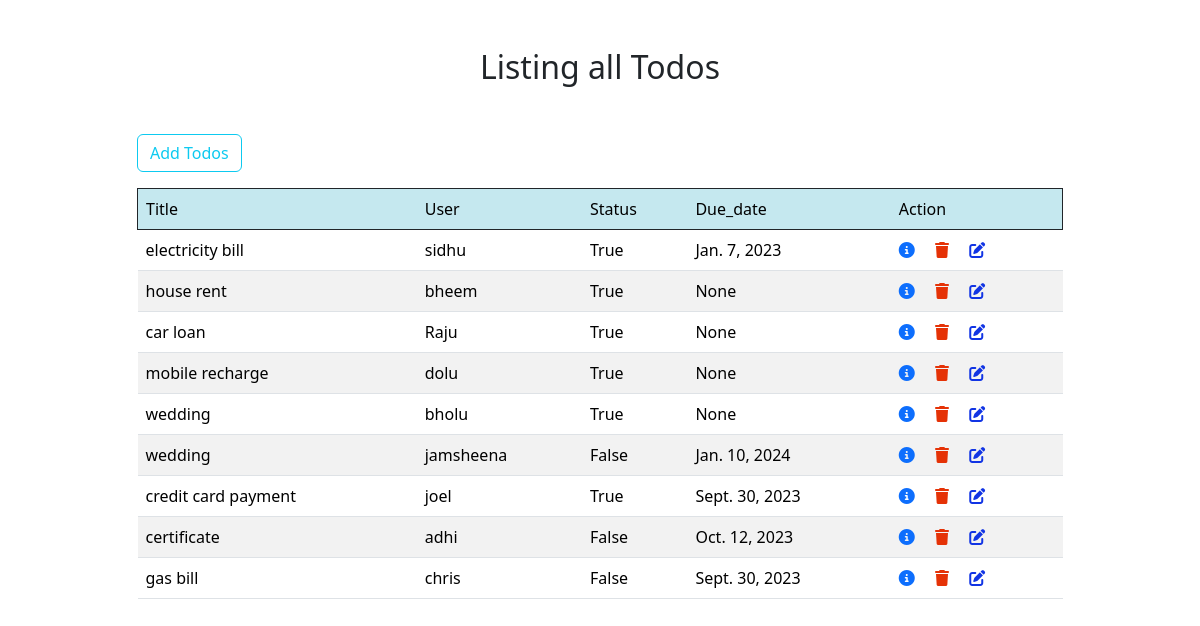
Page /todos/all on the committed database.
### task/models.py (models this page shows, shortened)
class Todos(models.Model):
    title=models.CharField(max_length=200)
    user=models.CharField(max_length=200)
    status=models.BooleanField(default=False)
    created_date=models.DateTimeField(auto_now_add=True,null=True)
    due_date=models.DateField(null=True)

### task/views.py (the view)
# urls.py: path('todos/all',TodoListView.as_view(),name="todo-list"),
class TodoListView(View):
    def get(self,request,*args,**kwargs):
        qs=Todos.objects.all()
        return render(request,"todo_list.html",{"todos":qs})

### task/templates/todo_list.html (shortened to what this page needs)
<!DOCTYPE html>
<html lang="en">
<head>
    <link href="https://cdn.jsdelivr.net/npm/bootstrap@5.3.2/dist/css/bootstrap.min.css" rel="stylesheet">
</head>
<body>
    <div class="container">
        <div class="row mt-5 ">
            <h2 class="text-center mb-5">Listing all Todos</h2>
            <div class="col-1"></div>
            <div class="col-10 ">
                <table class="table table-striped table-hover">
                    <tr class="table table-info border border-dark">
                        <td>Title</td>
                        <td>User</td>
                        <td>Status</td>
                        <td>Due_date</td>
                        <td>Action</td>
                    </tr>
                    {%for todo in todos%}
                    <tr>
                        <td>{{todo.title}}</td>
                        <td>{{todo.user}}</td>
                        <td>{{todo.status}}</td>
                        <td>{{todo.due_date}}</td>
                        <td>
                            <a href="{% url 'todo-detail' todo.id%}" class="me-3"><i class="fa-solid fa-circle-info"></i></a>
                            <a href="{% url 'todo-delete' todo.id%}" class="me-3"><i class="fa-solid fa-trash" style="color: #e53206;"></i></a>
                            <a href="{% url 'todo-update' todo.id%}" ><i class="fa-solid fa-pen-to-square" style="color: #1134e4;"></i></a>
                        </td>
                    </tr>
                    {% endfor %}
                    <a href="{% url 'todo-add'%}"class="btn btn-outline-info mb-3">Add Todos</a>
                </table>
            </div>
            <div class="col-1">
            </div>
        </div>
    </div>
</body>
</html>

### rows in the picture
Todos: title "electricity bill", user "sidhu", status "True", due_date "Jan. 7, 2023"
Todos: title "house rent", user "bheem", status "True", due_date "None"
Todos: title "car loan", user "Raju", status "True", due_date "None"
Todos: title "mobile recharge", user "dolu", status "True", due_date "None"
Todos: title "wedding", user "bholu", status "True", due_date "None"
Todos: title "wedding", user "jamsheena", status "False", due_date "Jan. 10, 2024"
Todos: title "credit card payment", user "joel", status "True", due_date "Sept. 30, 2023"
Todos: title "certificate", user "adhi", status "False", due_date "Oct. 12, 2023"
Todos: title "gas bill", user "chris", status "False", due_date "Sept. 30, 2023"
